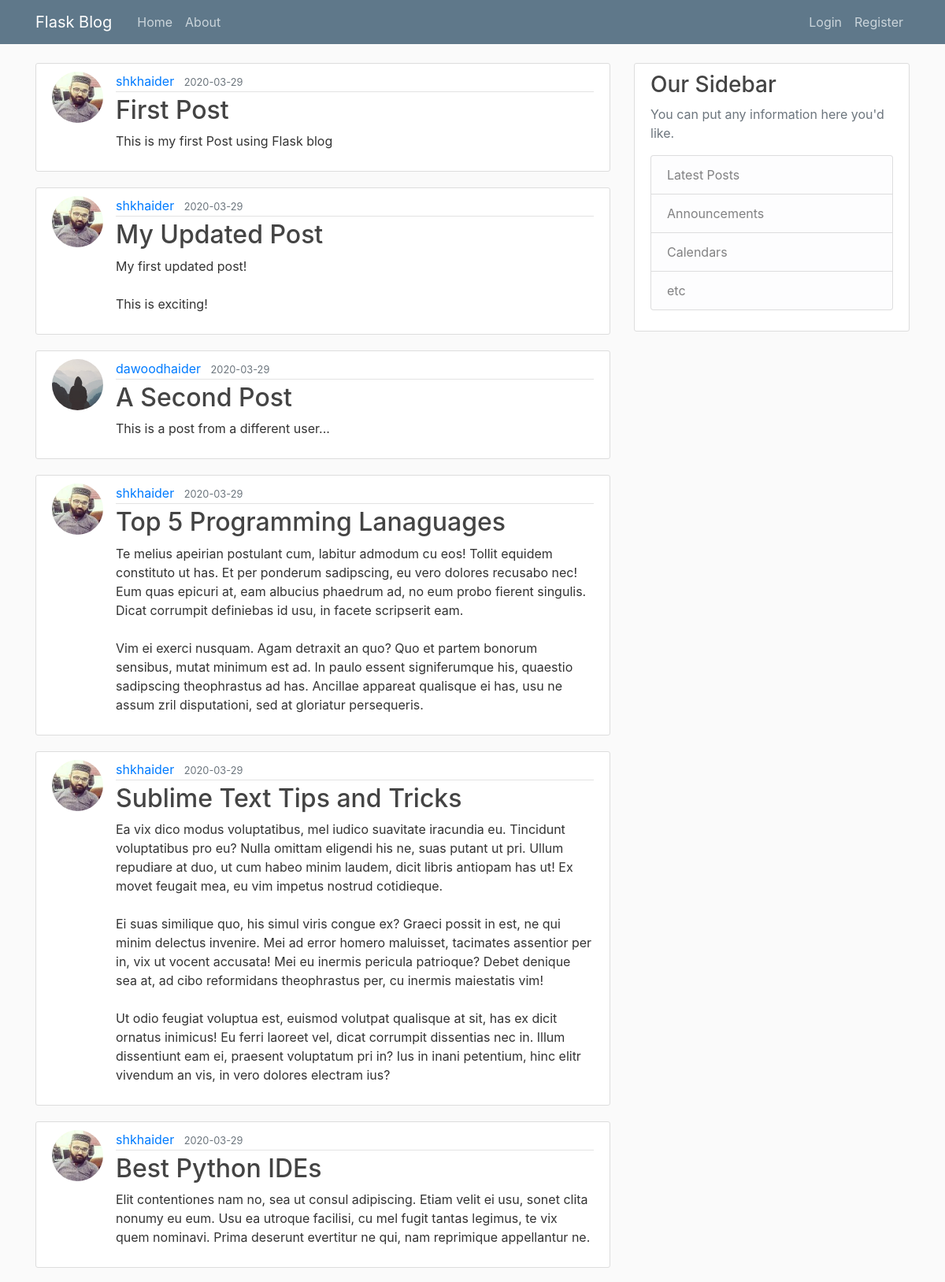
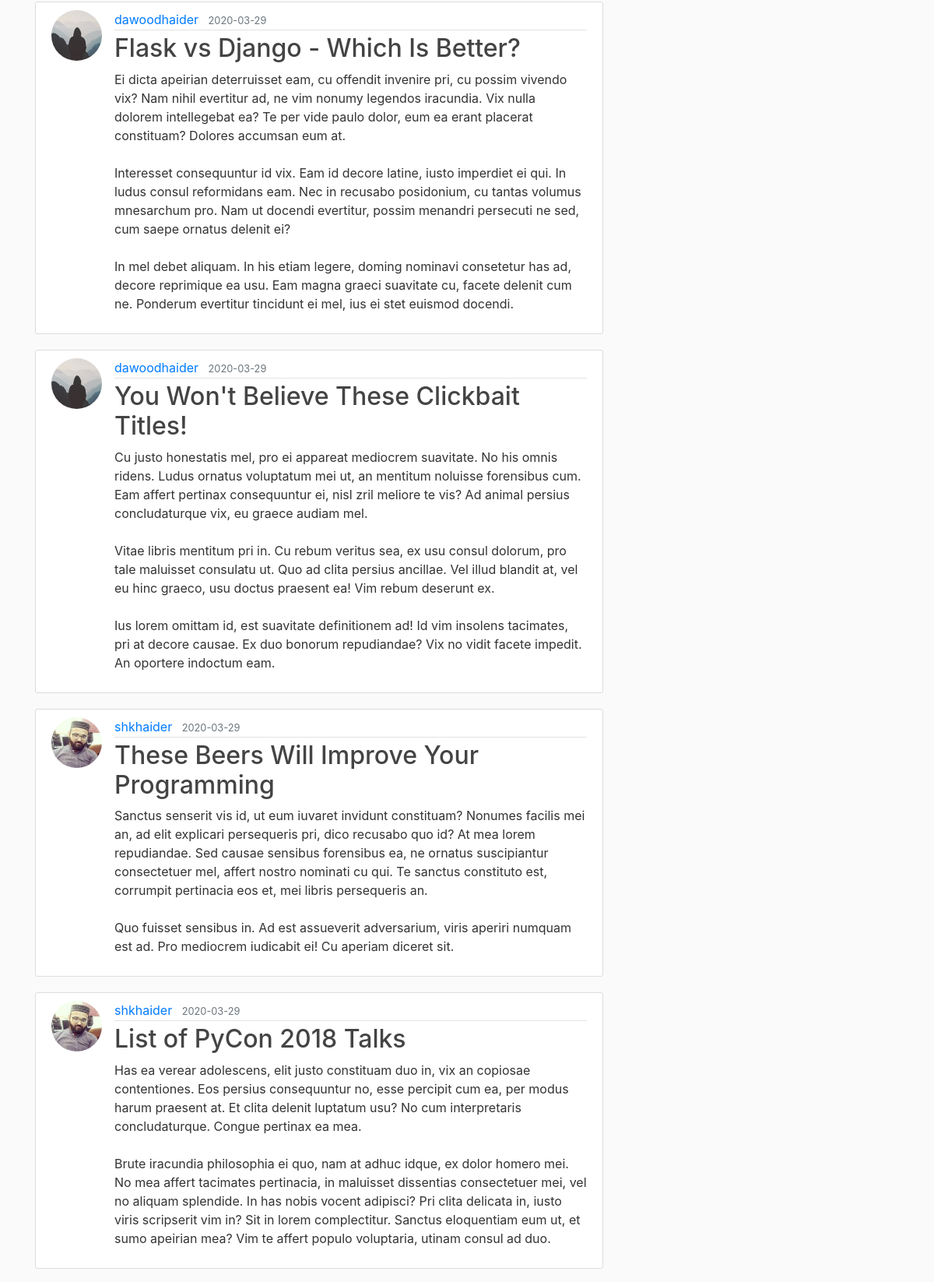
The page /home (upper part) on the database its author committed (2 pictures, top to bottom).
### myApp/models.py (models this page shows, shortened)
class Post(db.Model):
    id = db.Column(db.Integer, primary_key=True)
    title = db.Column(db.String(100), nullable=False)
    date_posted = db.Column(db.DateTime, nullable=False, default=datetime.utcnow)
    content = db.Column(db.Text, nullable=False)
    user_id = db.Column(db.Integer, db.ForeignKey('user.id'), nullable=False)

class User(db.Model, UserMixin):
    id = db.Column(db.Integer, primary_key=True)
    username = db.Column(db.String(20), unique=True, nullable=False)
    email = db.Column(db.String(120), unique=True, nullable=False)
    image_file = db.Column(db.String(20),  nullable=False, default='default.jpg')
    password = db.Column(db.String(60), nullable=False)
    posts = db.relationship('Post', backref='author', lazy=True)

### myApp/routes.py (the view)
@app.route('/')
@app.route('/home')
def home():
    posts = Post.query.all()
    return render_template('home.html', posts=posts)

### myApp/templates/home.html
{% extends "layout.html" %}
{% block content %}
{% for post in posts %}
    <article class="media content-section">
        <img src="{{ url_for('static', filename='profile_pics/' + post.author.image_file) }}" alt="" class="rounded-circle article-img">
        <div class="media-body">
            <div class="article-metadata">
                <a class="mr-2" href="#">{{ post.author.username }}</a>
                <small class="text-muted">{{ post.date_posted.strftime('%Y-%m-%d') }}</small>
            </div>
            <h2><a class="article-title" href="{{ url_for('post', post_id=post.id) }}">{{ post.title }}</a></h2>
            <p class="article-content">{{ post.content }}</p>
        </div>
    </article>
{% endfor %}
{% endblock content %}

### myApp/templates/layout.html (shortened to what this page needs)
<!DOCTYPE html>
<html lang="en">
<head>
     <link rel="stylesheet" href="https://maxcdn.bootstrapcdn.com/bootstrap/4.0.0/css/bootstrap.min.css">
     <link rel="stylesheet" type="text/css" href="{{ url_for('static', filename='main.css') }}" >
</head>
<body>
    <header class="site-header">
        <nav class="navbar navbar-expand-md navbar-dark bg-steel fixed-top">
          <div class="container">
            <a class="navbar-brand mr-4" href="/">Flask Blog</a>
            <div class="collapse navbar-collapse" id="navbarToggle">
              <div class="navbar-nav mr-auto">
                <a class="nav-item nav-link" href="{{ url_for('home') }}">Home</a>
                <a class="nav-item nav-link" href="{{ url_for('about') }}">About</a>
              </div>
              <div class="navbar-nav">
                {% if current_user.is_authenticated %}
                  <a class="nav-item nav-link" href="{{ url_for('new_post') }}">New Post</a>
                  <a class="nav-item nav-link" href="{{ url_for('account') }}">Account</a>
                  <a class="nav-item nav-link" href="{{ url_for('logout') }}">Logout</a>
                {% else %}
                  <a class="nav-item nav-link" href="{{ url_for('login') }}">Login</a>
                  <a class="nav-item nav-link" href="{{ url_for('register') }}">Register</a>
                {% endif %}
              </div>
            </div>
          </div>
        </nav>
      </header>
      <main role="main" class="container">
        <div class="row">
          <div class="col-md-8">
            {% block content %}{% endblock %}
          </div>
          <div class="col-md-4">
            <div class="content-section">
              <h3>Our Sidebar</h3>
              <p class='text-muted'>You can put any information here you'd like.
                <ul class="list-group">
                  <li class="list-group-item list-group-item-light">Latest Posts</li>
                  <li class="list-group-item list-group-item-light">Announcements</li>
                  <li class="list-group-item list-group-item-light">Calendars</li>
                  <li class="list-group-item list-group-item-light">etc</li>
                </ul>
              </p>
            </div>
          </div>
        </div>
      </main>
</body>
</html>

### myApp/static/main.css (style rules this page uses)
body { background: #fafafa; color: #333333; margin-top: 5rem; }
h1, h2, h3, h4, h5, h6 { color: #444444; }
.bg-steel { background-color: #5f788a; }
.site-header .navbar-nav .nav-link { color: #cbd5db; }
.content-section { background: #ffffff; padding: 10px 20px; border: 1px solid #dddddd; border-radius: 3px; margin-bottom: 20px; }
.article-title { color: #444444; }
.article-content { white-space: pre-line; }
.article-img { height: 65px; width: 65px; margin-right: 16px; }
.article-metadata { padding-bottom: 1px; margin-bottom: 4px; border-bottom: 1px solid #e3e3e3 }

### rows shown on the page
Post: image_file (picture), author.username "shkhaider", date_posted "2020-03-29", title "First Post", content "This is my first Post using Flask blog"
Post: image_file (picture), author.username "shkhaider", date_posted "2020-03-29", title "My Updated Post", content "My first updated post! This is exciting!"
Post: image_file (placeholder picture), author.username "dawoodhaider", date_posted "2020-03-29", title "A Second Post", content "This is a post from a different user..."
Post: image_file (picture), author.username "shkhaider", date_posted "2020-03-29", title "Top 5 Programming Lanaguages", content "Te melius apeirian postulant cum, labitur admodum cu eos! Tollit equidem constituto ut has. Et per ponderum sadipscing, eu vero dolores recusabo nec! Eum quas epicuri at, eam albucius phaedrum ad, no eum probo fierent singulis. Dicat corrumpit definiebas id usu, in facete scripserit eam. Vim ei exerci nusquam. Agam detraxit an quo? Quo et partem bonorum sensibus, mutat minimum est ad. In paulo essent signiferumque his, quaestio sadipscing theophrastus ad has. Ancillae appareat qualisque ei has, usu ne assum zril disputationi, sed at gloriatur persequeris."
Post: image_file (picture), author.username "shkhaider", date_posted "2020-03-29", title "Sublime Text Tips and Tricks", content "Ea vix dico modus voluptatibus, mel iudico suavitate iracundia eu. Tincidunt voluptatibus pro eu? Nulla omittam eligendi his ne, suas putant ut pri. Ullum repudiare at duo, ut cum habeo minim laudem, dicit libris antiopam has ut! Ex movet feugait mea, eu vim impetus nostrud cotidieque. Ei suas similique quo, his simul viris congue ex? Graeci possit in est, ne qui minim delectus invenire. Mei ad error homero maluisset, tacimates assentior per in, vix ut vocent accusata! Mei eu inermis pericula patrioque? Debet denique sea at, ad cibo reformidans theophrastus per, cu inermis maiestatis vim! Ut odio feugiat voluptua est, euismod volutpat qualisque at sit, has ex dicit ornatus inimicus! Eu…"
Post: image_file (picture), author.username "shkhaider", date_posted "2020-03-29", title "Best Python IDEs", content "Elit contentiones nam no, sea ut consul adipiscing. Etiam velit ei usu, sonet clita nonumy eu eum. Usu ea utroque facilisi, cu mel fugit tantas legimus, te vix quem nominavi. Prima deserunt evertitur ne qui, nam reprimique appellantur ne."
Post: image_file (placeholder picture), author.username "dawoodhaider", date_posted "2020-03-29", title "Flask vs Django - Which Is Better?", content "Ei dicta apeirian deterruisset eam, cu offendit invenire pri, cu possim vivendo vix? Nam nihil evertitur ad, ne vim nonumy legendos iracundia. Vix nulla dolorem intellegebat ea? Te per vide paulo dolor, eum ea erant placerat constituam? Dolores accumsan eum at. Interesset consequuntur id vix. Eam id decore latine, iusto imperdiet ei qui. In ludus consul reformidans eam. Nec in recusabo posidonium, cu tantas volumus mnesarchum pro. Nam ut docendi evertitur, possim menandri persecuti ne sed, cum saepe ornatus delenit ei? In mel debet aliquam. In his etiam legere, doming nominavi consetetur has ad, decore reprimique ea usu. Eam magna graeci suavitate cu, facete delenit cum ne. Ponderum…"
Post: image_file (placeholder picture), author.username "dawoodhaider", date_posted "2020-03-29", title "You Won't Believe These Clickbait Titles!", content "Cu justo honestatis mel, pro ei appareat mediocrem suavitate. No his omnis ridens. Ludus ornatus voluptatum mei ut, an mentitum noluisse forensibus cum. Eam affert pertinax consequuntur ei, nisl zril meliore te vis? Ad animal persius concludaturque vix, eu graece audiam mel. Vitae libris mentitum pri in. Cu rebum veritus sea, ex usu consul dolorum, pro tale maluisset consulatu ut. Quo ad clita persius ancillae. Vel illud blandit at, vel eu hinc graeco, usu doctus praesent ea! Vim rebum deserunt ex. Ius lorem omittam id, est suavitate definitionem ad! Id vim insolens tacimates, pri at decore causae. Ex duo bonorum repudiandae? Vix no vidit facete impedit. An oportere indoctum eam."
Post: image_file (picture), author.username "shkhaider", date_posted "2020-03-29", title "These Beers Will Improve Your Programming", content "Sanctus senserit vis id, ut eum iuvaret invidunt constituam? Nonumes facilis mei an, ad elit explicari persequeris pri, dico recusabo quo id? At mea lorem repudiandae. Sed causae sensibus forensibus ea, ne ornatus suscipiantur consectetuer mel, affert nostro nominati cu qui. Te sanctus constituto est, corrumpit pertinacia eos et, mei libris persequeris an. Quo fuisset sensibus in. Ad est assueverit adversarium, viris aperiri numquam est ad. Pro mediocrem iudicabit ei! Cu aperiam diceret sit."
Post: image_file (picture), author.username "shkhaider", date_posted "2020-03-29", title "List of PyCon 2018 Talks", content "Has ea verear adolescens, elit justo constituam duo in, vix an copiosae contentiones. Eos persius consequuntur no, esse percipit cum ea, per modus harum praesent at. Et clita delenit luptatum usu? No cum interpretaris concludaturque. Congue pertinax ea mea. Brute iracundia philosophia ei quo, nam at adhuc idque, ex dolor homero mei. No mea affert tacimates pertinacia, in maluisset dissentias consectetuer mei, vel no aliquam splendide. In has nobis vocent adipisci? Pri clita delicata in, iusto viris scripserit vim in? Sit in lorem complectitur. Sanctus eloquentiam eum ut, et sumo apeirian mea? Vim te affert populo voluptaria, utinam consul ad duo."
